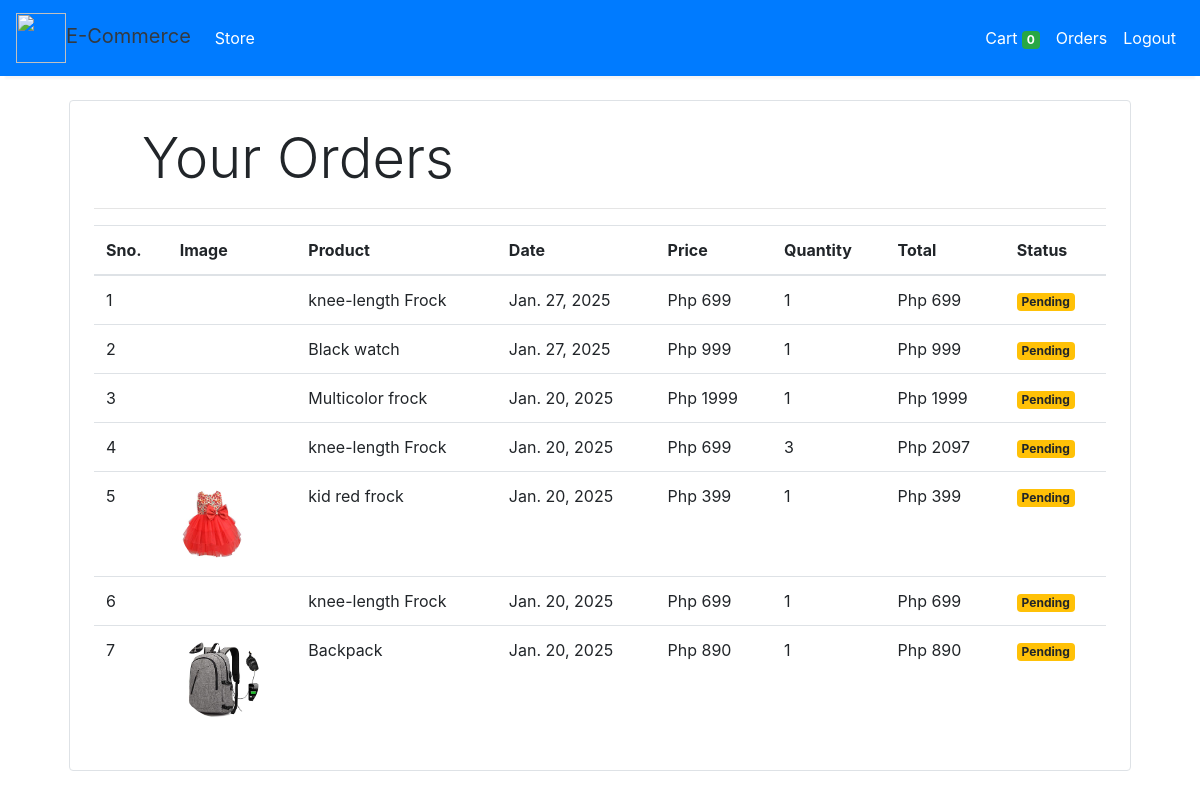
The app's page /orders (signed in) with its own data.
### store/models/orders.py (models this page shows, shortened)
class Order(models.Model):
    product = models.ForeignKey(Products,
                                on_delete=models.CASCADE)
    customer = models.ForeignKey(Customer,
                                 on_delete=models.CASCADE)
    quantity = models.IntegerField(default=1)
    price = models.IntegerField()
    address = models.CharField (max_length=50, default='', blank=True)
    phone = models.CharField (max_length=50, default='', blank=True)
    date = models.DateField (default=datetime.datetime.today)
    status = models.BooleanField (default=False)
    @staticmethod
    def get_orders_by_customer(customer_id):
        return Order.objects.filter(customer=customer_id).order_by('-date')

### store/models/product.py (models this page shows, shortened)
class Products(models.Model):
    name = models.CharField(max_length=60)
    price= models.IntegerField(default=0)
    category= models.ForeignKey(Category,on_delete=models.CASCADE,default=1 )
    description= models.CharField(max_length=250, default='', blank=True, null= True)
    image= models.ImageField(upload_to='uploads/products/')

### store/middlewares/auth.py (the view)
    def middleware(request):
        print(request.session.get('customer'))
        returnUrl = request.META['PATH_INFO']
        print(request.META['PATH_INFO'])
        if not request.session.get('customer'):
           return redirect(f'login?return_url={returnUrl}')
        response = get_response(request)
        return response

### store/templatetags/custom_filter.py (called while the page is built)
@register.filter(name='currency')
def currency(number):
    return "Php "+str(number)

@register.filter(name='multiply')
def multiply(number , number1):
    return number * number1

### store/views/orders.py (called while the page is built)
    def get(self , request ):
        customer = request.session.get('customer')
        orders = Order.get_orders_by_customer(customer)
        print(orders)
        return render(request , 'orders.html'  , {'orders' : orders})

### store/templates/orders.html
{% extends 'base.html' %}
{% block content %}
{% load cart %}
{% load custom_filter %}
<div class="container">
   <div class="border rounded p-4 m-4">
        <p class="display-4 pl-4 ml-4">Your Orders</p>
        <hr>
        <table class="table">
            <thead>
                <tr>
                    <th>Sno.</th>
                    <th>Image</th>
                    <th>Product</th>
                    <th>Date</th>
                    <th>Price</th>
                    <th>Quantity</th>
                    <th>Total</th>
                    <th>Status</th>
                </tr>
            </thead>
            <tbody>
                {% for order in orders %}
                <tr>
                    <td>{{forloop.counter}}</td>
                    <td><img style="height: 80px;" class="rounded-circle" src="{{order.product.image.url}}" alt=""></td>
                    <td>{{order.product.name}}</td>
                    <td>{{order.date}}</td>
                    <td>{{order.price|currency}}</td>
                    <td>{{order.quantity}}</td>
                    <td>{{order.quantity|multiply:order.price|currency}}</td>
                    {% if order.status %}
                    <td><small class="badge badge-success">Completed</small></td>
                    {%else%}
                    <td><small class="badge badge-warning">Pending</small></td>
                    {% endif %}
                </tr>
                {% endfor %}
            </tbody>
        </table>
   </div>
</div>
{% endblock %}

### store/templates/base.html (shortened to what this page needs)
<!doctype html>
<html lang="en">
<head>
  <link rel="stylesheet" href="https://maxcdn.bootstrapcdn.com/bootstrap/4.0.0/css/bootstrap.min.css"
>
</head>
<body>
<nav class="one-edge-shadow navbar navbar-dark bg-primary sticky-top navbar-expand-lg">
    <a class="navbar-brand ms-3 text-dark " href="/">
    <link rel="stylesheet" href="https://use.fontawesome.com/releases/v5.7.0/css/all.css">
    <img src="https://www.freepnglogos.com/uploads/shopping-cart-png/shopping-cart-svg-png-icon-download-28.png" style="width:50px;height:50px;">E-Commerce</a>
    <div class="collapse navbar-collapse" id="navbarSupportedContent">
      <ul class="navbar-nav mr-auto">
        <li class="nav-item active">
          <a class="nav-link" href="/store">Store <span class="sr-only">(current)</span></a>
        </li>
          </ul>
      <ul class=" navbar-nav my-2 my-lg-0">
        <li class="nav-item active">
          <a class="nav-link" href="/cart">Cart
            <span class="badge badge-success">{{request.session.cart.keys|length}}</span>
            <span class="sr-only">(current)</span></a>
        </li>
        {% if request.session.customer %}
        <li class="nav-item active ">
          <a class="nav-link" href="/orders">Orders<span class="sr-only">(current)</span></a>
        </li>
        <li class="nav-item active ">
          <a class="nav-link" href="/logout">Logout<span class="sr-only">(current)</span></a>
        </li>
        {% endif %}
      </ul>
    </div>
  </nav>
  {% block content %}{% endblock %}
</body>
</html>

### store/templates/base.html (style rules this page uses)
nav { background-color: blue; }
.one-edge-shadow { box-shadow: 0 8px 2px -5px rgb(246, 245, 245); }

### records on screen
Order: product.name "knee-length Frock", date "Jan. 27, 2025", price "Php 699", quantity "1", quantity|multiply "Php 699", status "Pending"
Order: product.name "Black watch", date "Jan. 27, 2025", price "Php 999", quantity "1", quantity|multiply "Php 999", status "Pending"
Order: product.name "Multicolor frock", date "Jan. 20, 2025", price "Php 1999", quantity "1", quantity|multiply "Php 1999", status "Pending"
Order: product.name "knee-length Frock", date "Jan. 20, 2025", price "Php 699", quantity "3", quantity|multiply "Php 2097", status "Pending"
Order: product.image (picture), product.name "kid red frock", date "Jan. 20, 2025", price "Php 399", quantity "1", quantity|multiply "Php 399", status "Pending"
Order: product.name "knee-length Frock", date "Jan. 20, 2025", price "Php 699", quantity "1", quantity|multiply "Php 699", status "Pending"
Order: product.image (picture), product.name "Backpack", date "Jan. 20, 2025", price "Php 890", quantity "1", quantity|multiply "Php 890", status "Pending"

### other values on screen
{{ request.session.cart.keys|length }} "0"
